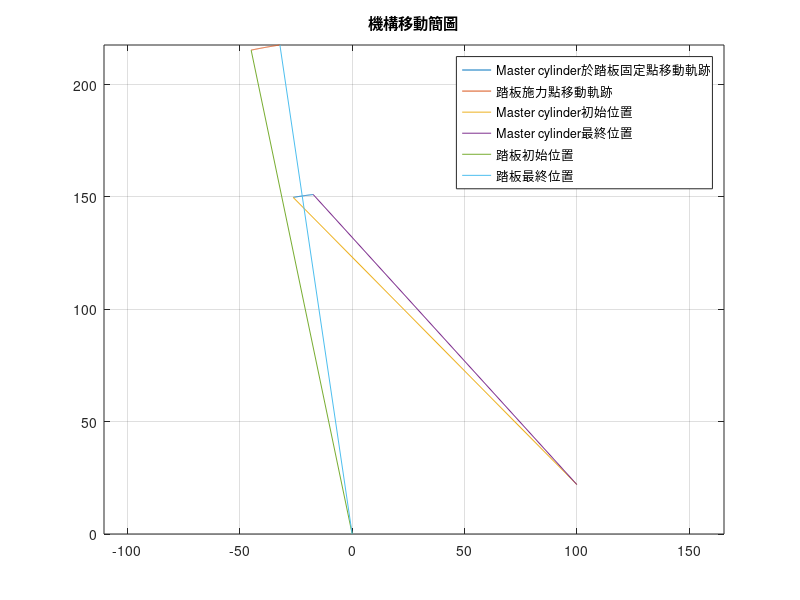
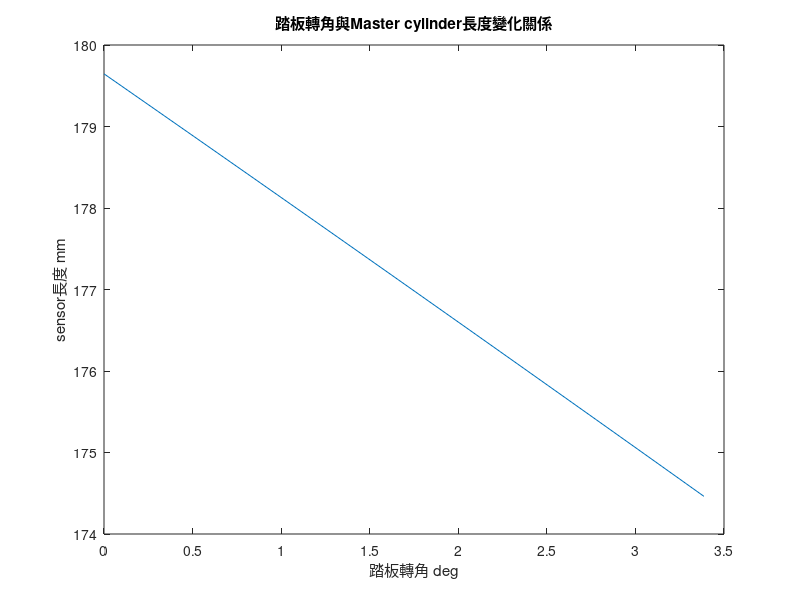

Reproduce these figures in MATLAB, in order. (Note: this script raises an error after producing the figures.)
%% 定義變數
clc; clear; close all;
l = 220;%踏板長度
theta = 11.794;%前傾斜角度
theta_Mc = -9.938;%Master cylinder
PedalPushTheta=3.387*pi/180;%踏板旋轉角
PR = 2.48;%初始Pedal ratio

l_sensor = 152.088;
GasPadelAxis=[0;0;1];                                               %踏板旋轉軸點
SensorAxis=[100;22;1];                                              %Master cylinder 旋轉軸點
brakePadelForcePoint = [l*sind(-theta); l*cosd(-theta); 1];           %腳踩在踏板上的點
GasPadelSensorPoint = [l_sensor*sind(theta_Mc); l_sensor*cosd(theta_Mc); 1];  %Master cylinder接在踏板上的點
MCLengthchange=[0,0,0];         %用來記錄等一下循環內需要的值，要初始化
%% 計算機構變化
ind=1;  %計數器
for i=0:0.01:1 %用比例下去算目前轉了幾%，極限就是PedalPushTheta=11.89*pi/180
    
    %目前轉了幾度
    PedalPushThetaNow=PedalPushTheta*i;

    % 創建旋轉矩陣(踩踏板時踏板轉動的角度)
    brakePadelLocalation = [cos(PedalPushThetaNow) sin(PedalPushThetaNow) 0;
                         -sin(PedalPushThetaNow) cos(PedalPushThetaNow) 0;
                          0 0 1]; 

    %用旋轉矩陣去算出brakePadelForcePoint旋轉時會跑去哪
    brakePadelForcePointNow = brakePadelLocalation * brakePadelForcePoint;
    
    %用旋轉矩陣去算出brakePadelSensorPoint旋轉時會跑去哪
    brakePadelSensorPointNow = brakePadelLocalation * GasPadelSensorPoint;

    %求當下sensor的長度
    Sensorlength = sqrt((SensorAxis(1) - brakePadelSensorPointNow(1))^2 + (SensorAxis(2) - brakePadelSensorPointNow(2))^2);

    MCLengthchange(ind,1)=PedalPushThetaNow*180/pi;         %紀錄轉角
    MCLengthchange(ind,2)=Sensorlength;                     %紀錄Master cylinder長
    MCLengthchange(ind,3)=brakePadelForcePointNow(1);         %紀錄施力點x軸的移動量

    brakePadelSensorPoint_x(ind,1)=brakePadelSensorPointNow(1);     %紀錄施力點x軸的移動量
    brakePadelSensorPoint_y(ind,1)=brakePadelSensorPointNow(2);     %紀錄施力點y軸的移動量

    brakePadelForcePoint_x(ind,1)=brakePadelForcePointNow(1);       %紀錄腳踩在踏板上的點x值
    brakePadelForcePoint_y(ind,1)=brakePadelForcePointNow(2);       %紀錄腳踩在踏板上的點y值
    ind=ind+1;  %更新計數器
end

%% 計算在不同轉角下Master cylinder的變化
caulMCLengthchange=[MCLengthchange(1,2);MCLengthchange(:,2)];   %開頭重複一次因應下面的for循環
for i=1:length(caulMCLengthchange)-1
    a=caulMCLengthchange(i)-caulMCLengthchange(i+1);
    deltaMCLengthchange(i,:)=a;     %這個就是不同轉角下Master cylinder壓縮的變化量
end
deltasensorLengt=MCLengthchange(1,2)-MCLengthchange(end,2);

%% 畫圖
figure
plot(brakePadelSensorPoint_x,brakePadelSensorPoint_y)
hold on
plot(brakePadelForcePoint_x,brakePadelForcePoint_y)

plot([brakePadelSensorPoint_x(1);SensorAxis(1)],[brakePadelSensorPoint_y(1);SensorAxis(2)])
plot([brakePadelSensorPoint_x(end);SensorAxis(1)],[brakePadelSensorPoint_y(end);SensorAxis(2)])

plot([brakePadelForcePoint_x(1);GasPadelAxis(1)],[brakePadelForcePoint_y(1);GasPadelAxis(2)])
plot([brakePadelForcePoint_x(end);GasPadelAxis(1)],[brakePadelForcePoint_y(end);GasPadelAxis(2)])

title('機構移動簡圖')
legend('Master cylinder於踏板固定點移動軌跡','踏板施力點移動軌跡','Master cylinder初始位置','Master cylinder最終位置','踏板初始位置','踏板最終位置',Location='northeast')
axis equal
grid on


figure
%轉角對上長度變化
plot(MCLengthchange(:,1),MCLengthchange(:,2))
title('踏板轉角與Master cylinder長度變化關係')
xlabel('踏板轉角 deg')
ylabel('sensor長度 mm')

figure
%施力點x軸位移對上長度變化
plot(MCLengthchange(:,3)-MCLengthchange(1,3),MCLengthchange(:,2))
title('施力點x軸位移與Master cylinder長度變化關係')
xlabel('施力點x軸位移 mm')
ylabel('sensor長度 mm')

figure
%轉角對上sensor長度變化量
plot(MCLengthchange(:,1),deltaMCLengthchange(:,1))
title('踏板轉角與Master cylinder長度變化量關係關係')
xlabel('踏板轉角 deg')
ylabel('sensor長度變化量 mm')

figure
%施力點x軸位移對上sensor長度變化量
plot(MCLengthchange(:,3)-MCLengthchange(1,3),deltaMCLengthchange(:,1))
title('施力點x軸位移與Master cylinder長度變化量關係')
xlabel('施力點x軸位移 mm')
ylabel('sensor長度變化量 mm')
